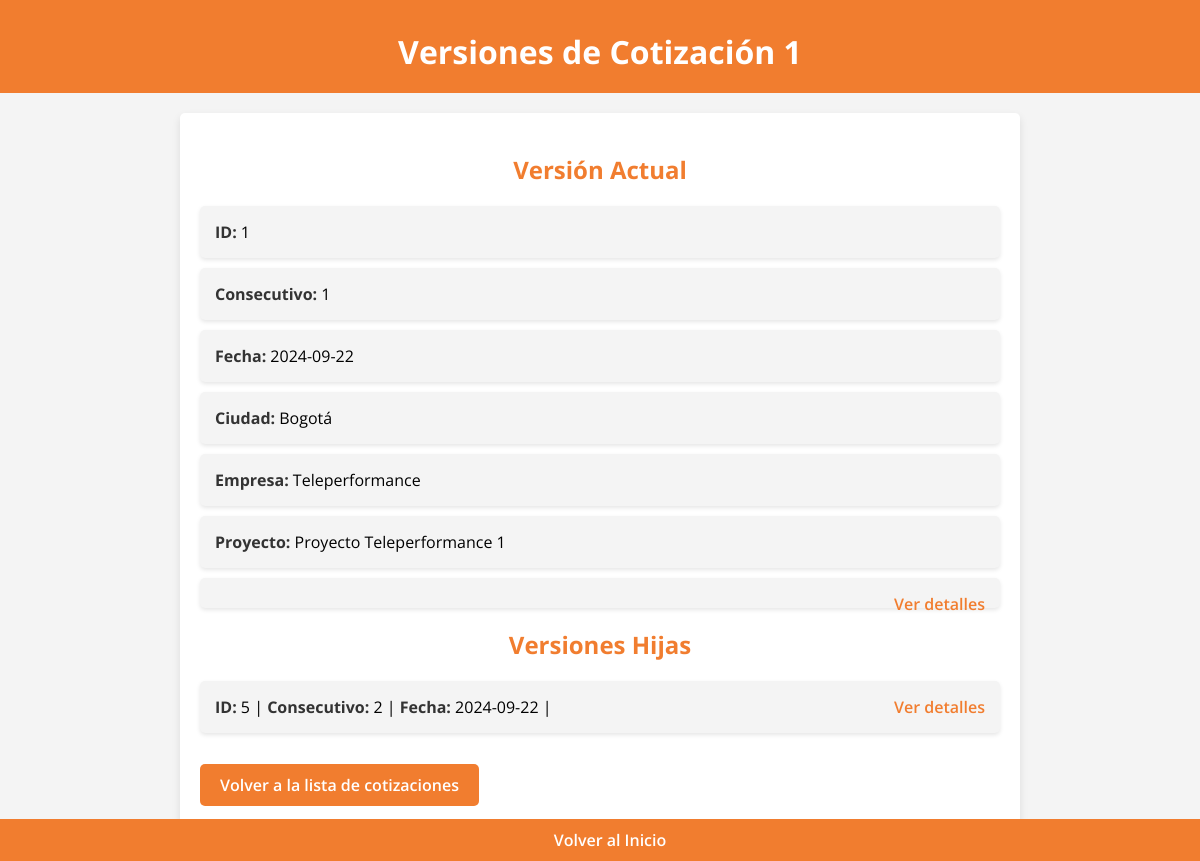
Page /versiones_cotizacion/1 on the earlier database version.
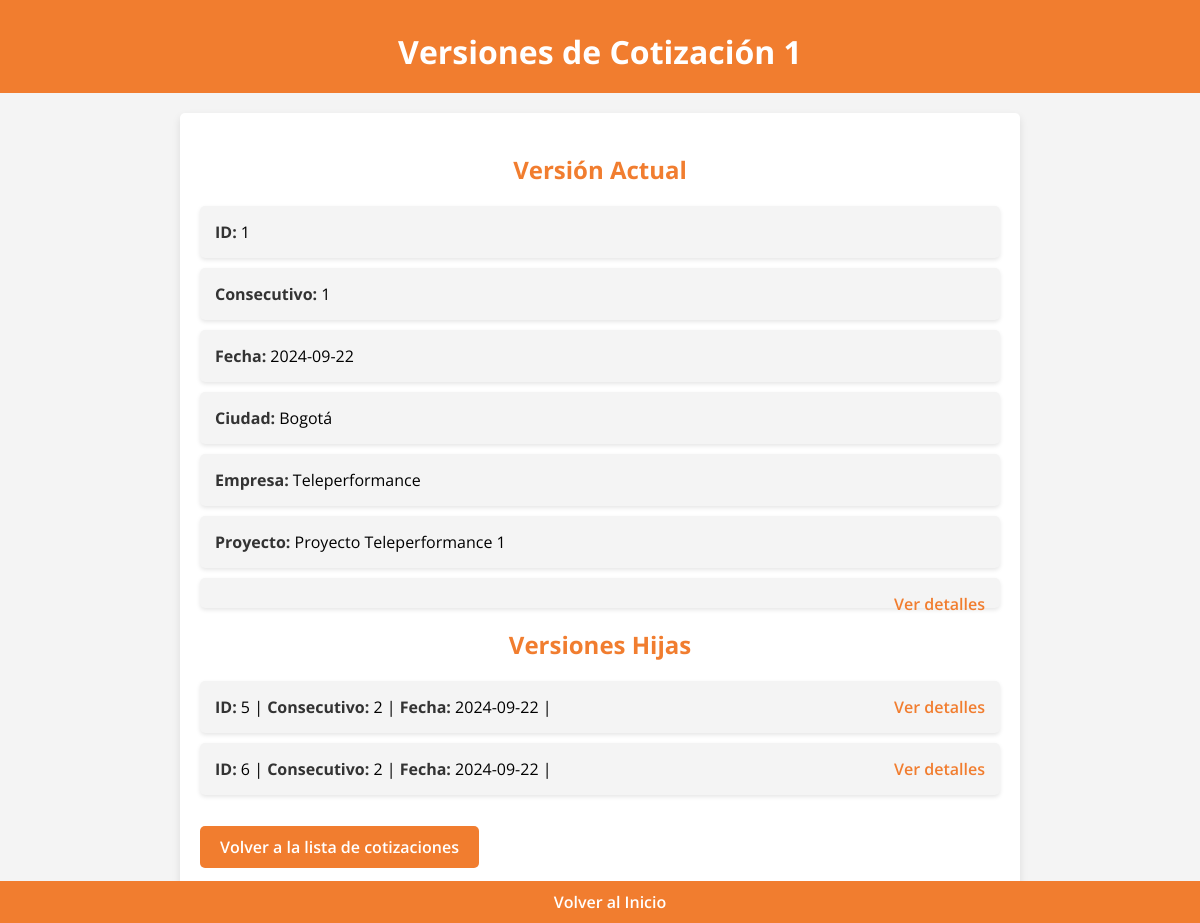
Same page on the later database version.
### app.py (models this page shows, shortened)
class Cotizacion(db.Model):
    id = db.Column(db.Integer, primary_key=True)
    fecha = db.Column(db.Date, default=lambda: datetime.now(pytz.timezone('America/Bogota')).date())
    ciudad = db.Column(db.String(100), nullable=False)
    empresa = db.Column(db.String(100), nullable=False)
    proyecto = db.Column(db.String(100), nullable=False)
    plazo = db.Column(db.String(100), nullable=False)
    entrega = db.Column(db.String(100), nullable=False)
    anticipo = db.Column(db.Integer, nullable=False)
    p_acta = db.Column(db.Integer, nullable=False)
    f_acta = db.Column(db.Integer, nullable=False)
    consecutivo = db.Column(db.Integer, nullable=False)
    version_padre_id = db.Column(db.Integer, db.ForeignKey('cotizacion.id'), nullable=True)
    versiones = db.relationship('Cotizacion', backref=db.backref('version_padre', remote_side=[id]), lazy=True)
    productos_detalle = db.relationship('CotizacionProducto', backref='cotizacion', lazy=True)
    cliente_id = db.Column(db.Integer, db.ForeignKey('cliente.id'), nullable=False)
    cliente = db.relationship('Cliente', backref=db.backref('cotizaciones', lazy=True))
    servicio = db.Column(db.String(1000), nullable=False, default="v")

### app.py (the view)
@app.route('/versiones_cotizacion/<int:id>')
def listar_versiones(id):
    cotizacion = Cotizacion.query.get_or_404(id)
    versiones = Cotizacion.query.filter_by(version_padre_id=cotizacion.id).order_by(Cotizacion.consecutivo.desc()).all()
    padres = []
    padre = cotizacion.version_padre
    while padre:
        padres.append(padre)
        padre = padre.version_padre
    padres.reverse()  # Para mostrar desde el más antiguo al más reciente
    return render_template('versiones_cotizacion.html', cotizacion=cotizacion, versiones=versiones, padres=padres)

### templates/versiones_cotizacion.html (shortened to what this page needs)
<!DOCTYPE html>
<html lang="es">
<head>
    <link rel="stylesheet" href="{{ url_for('static', filename='styles.css') }}">
</head>
<body>
    <header>
        <h1>Versiones de Cotización {{ cotizacion.id }}</h1>
    </header>
    <main class="versions-container">
        <h2>Versión Actual</h2>
        <ul>
            <li><strong>ID:</strong> {{ cotizacion.id }}</li>
            <li><strong>Consecutivo:</strong> {{ cotizacion.consecutivo }}</li>
            <li><strong>Fecha:</strong> {{ cotizacion.fecha }}</li>
            <li><strong>Ciudad:</strong> {{ cotizacion.ciudad }}</li>
            <li><strong>Empresa:</strong> {{ cotizacion.empresa }}</li>
            <li><strong>Proyecto:</strong> {{ cotizacion.proyecto }}</li>
            <li><a href="{{ url_for('ver_cotizacion', id=cotizacion.id) }}">Ver detalles</a></li>
        </ul>
        {% if versiones %}
        <h2>Versiones Hijas</h2>
        <ul>
            {% for version in versiones %}
            <li>
                <strong>ID:</strong> {{ version.id }} |
                <strong>Consecutivo:</strong> {{ version.consecutivo }} |
                <strong>Fecha:</strong> {{ version.fecha }} |
                <a href="{{ url_for('ver_cotizacion', id=version.id) }}">Ver detalles</a>
            </li>
            {% endfor %}
        </ul>
        {% else %}
        <p>No hay versiones hijas para esta cotización.</p>
        {% endif %}
        <a href="{{ url_for('listar_cotizaciones') }}" class="btn">Volver a la lista de cotizaciones</a>
    </main>
    <footer>
        <a href="/" class="support-link">Volver al Inicio</a>
    </footer>
</body>
</html>

### static/styles.css (style rules this page uses)
body { font-family: 'Open Sans', Arial, sans-serif; margin: 0; padding: 0; box-sizing: border-box; background-color: #f4f4f4; }
header { background-color: #f17d2f; color: white; padding: 20px; text-align: center; }
h1 { margin: 10px 0 0; font-size: 2rem; }
h2 { color: #f17d2f; }
.btn { display: block; margin: 15px 0; padding: 10px 15px; background-color: #f17d2f; color: white; border-radius: 5px; text-decoration: none; font-weight: 600; transition: background-color 0.3s ease; text-align: center; }
footer { background-color: #f17d2f; color: white; padding: 10px; text-align: center; position: fixed; width: 100%; bottom: 0; }
.support-link { color: white; text-decoration: none; font-weight: 600; }
.versions-container { max-width: 800px; margin: 20px auto; padding: 20px; background-color: white; border-radius: 5px; box-shadow: 0 4px 8px rgba(0, 0, 0, 0.1); }
.versions-container h1, .versions-container h2 { color: #f17d2f; text-align: center; }
.versions-container ul { list-style-type: none; padding: 0; }
.versions-container ul li { background-color: #f4f4f4; margin: 10px 0; padding: 15px; border-radius: 5px; box-shadow: 0 2px 4px rgba(0, 0, 0, 0.1); }
.versions-container ul li strong { color: #333; }
.versions-container ul li a { color: #f17d2f; text-decoration: none; font-weight: 600; float: right; }
.versions-container .btn { display: inline-block; margin: 15px auto; padding: 10px 20px; background-color: #f17d2f; color: white; border-radius: 5px; text-decoration: none; font-weight: 600; transition: background-color 0.3s ease; text-align: center; }

Differences in the rows shown:
added Cotizacion: id "6", consecutivo "2", fecha "2024-09-22"
